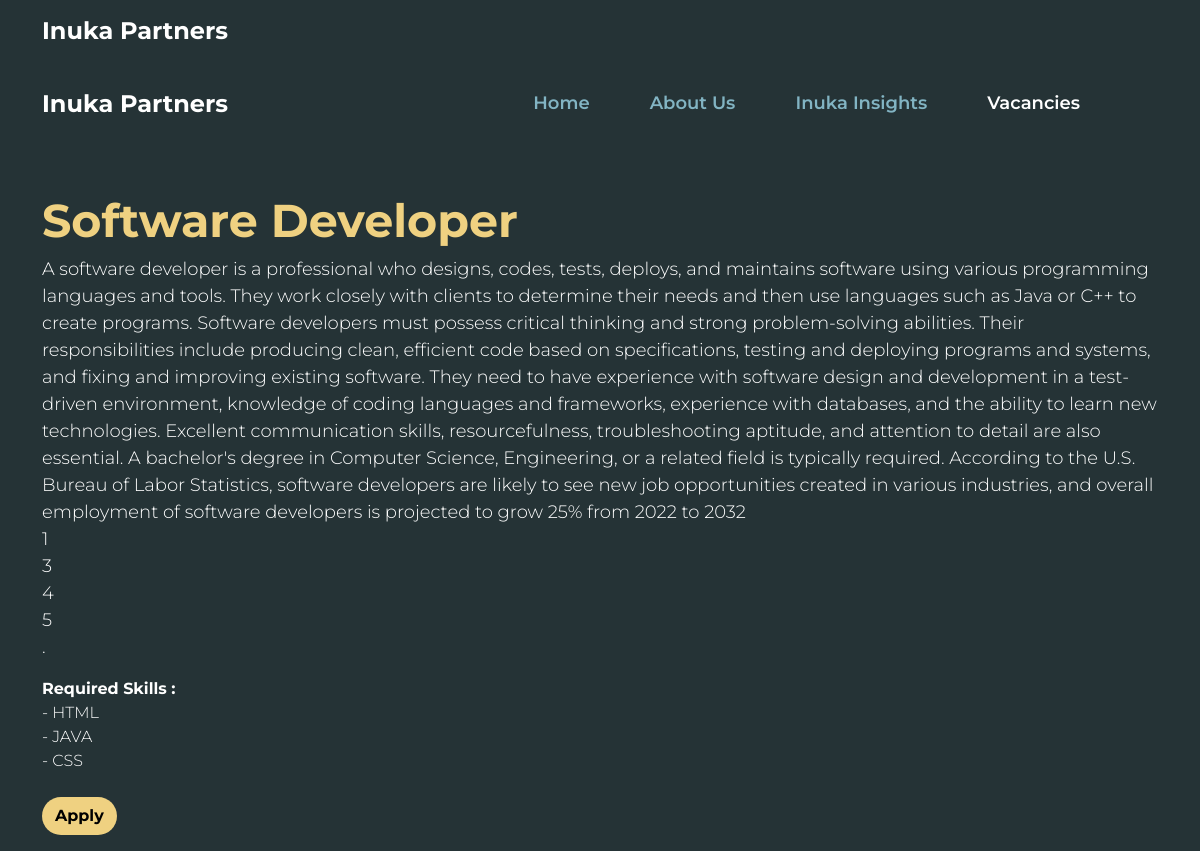
Screenshot of /view_job/1 with the database file from the repository.
### app/models.py (models this page shows)
class Job(db.Model):
    id = db.Column(db.Integer, primary_key=True)
    title = db.Column(db.String(50))
    title_2 = db.Column(db.String(50))
    description = db.Column(db.String(255))
    short_description = db.Column(db.String(100))
    skills = db.Column(db.String(500))
    applicants = db.relationship('Applicant', backref='job', lazy=True)
    questions = db.relationship('Question', backref='job', lazy=True)

### app/routes.py (the view)
@app.route('/view_job/<int:job_id>')
def view_job(job_id):
    job = Job.query.get(job_id)
    return render_template('view_job.html', job=job)

### app/templates/view_job.html (shortened to what this page needs)
<!DOCTYPE html>
<html lang="en">
<head>
    <link href="https://cdn.jsdelivr.net/npm/bootstrap@5.3.0/dist/css/bootstrap.min.css" rel="stylesheet">
    <link href="/static/css/templatemo-festava-live.css" rel="stylesheet">
    <link href="/static/css/dashboard.css" rel="stylesheet">
</head>
<nav class="navbar navbar-expand-lg">
    <div class="container">
        <a class="navbar-brand" href="index.html">
            Inuka Partners
        </a>
    </div>
</nav>
<body>
    <nav class="navbar navbar-expand-lg">
        <div class="container">
            <a class="navbar-brand" href="index copy.html">
                Inuka Partners
            </a>
            <div class="collapse navbar-collapse" id="navbarNav" >
                <ul class="navbar-nav align-items-lg-center ms-auto me-lg-5">
                    <li class="nav-item">
                        <a class="nav-link " href="/" style="font-weight: 600;color: var(--inuka-blue);">Home</a>
                    </li>
                    <li class="nav-item">
                        <a class="nav-link"  href="/about" style="font-weight: 600;" >About Us</a>
                    </li>
                    <li class="nav-item">
                        <a class="nav-link" href="/inuka_insights" style="font-weight: 600;">Inuka Insights</a>
                    </li>
                    <li class="nav-item">
                        <a class="nav-link click-scroll" href="/contact" style="font-weight: 600;color: white;">Vacancies</a>
                    </li>
                </ul>
            </div>
        </div>
    </nav>
    <div class="container mt-5">
        <h2>{{job.title}}</h2>
        <p class="preserve-formatting" style="font-size: large;" >{{job.description}}</p>
        <p style="color: white; font-size: medium;">
            <strong style="color: white;">Required Skills :</strong>
            <br>
            {% if job.skills %}
                {% for skill in job.skills.split(',') %}
                    - {{ skill }}
                    <br>
                {% endfor %}
            {% else %}
                No skills specified
            {% endif %}
            <br>
            <a href="{{ url_for('application_form', job_id=job.id) }}" class="btn" style="background-color: #efd181; color: black; border-radius: 20px; font-weight: bold;">
                Apply
            </a>
        </p>
    </div>
</body>
</html>

### app/static/css/templatemo-festava-live.css (style rules this page uses)
:root { --white-color: #ffffff; --primary-color: #efd181; --secondary-color: #000000; --section-bg-color: #f0f8ff; --custom-btn-bg-color: #efd181; --custom-btn-bg-hover-color: #efd181; --dark-color: #000000; --p-color: #000000; --border-color: #7fffd4; --link-hover-color: #efd181; --inuka-color: #253336; --inuka-blue: #82b4c3; --body-font-family: 'Montserrat', sans-serif; --h1-font-size: 74px; --h2-font-size: 46px; --h3-font-size: 32px; --h4-font-size: 28px; --h5-font-size: 24px; --h6-font-size: 22px; --p-font-size: 18px; --btn-font-size: 14px; --copyright-font-size: 16px; --border-radius-large: 100px; --border-radius-medium: 20px; --border-radius-small: 10px; --font-weight-light: 300; --font-weight-normal: 400; --font-weight-bold: 700; }
body { background-color: var(--white-color); font-family: var(--body-font-family); }
h2, h3, h4, h5, h6 { color: var(--dark-color); }
h1, h2, h3, h4, h5, h6 { font-weight: var(--font-weight-bold); }
h2 { font-size: var(--h2-font-size); }
p { color: var(--p-color); font-size: var(--p-font-size); font-weight: var(--font-weight-light); }
ul li { color: var(--p-color); font-size: var(--p-font-size); font-weight: var(--font-weight-light); }
a, button { touch-action: manipulation; transition: all 0.3s; }
a { display: inline-block; color: var(--primary-color); text-decoration: none; }
b, strong { font-weight: var(--font-weight-bold); }
.navbar { background: transparent; z-index: 9; }
.navbar-brand, .navbar-brand:hover { color: var(--white-color); font-size: var(--h5-font-size); font-weight: var(--font-weight-bold); }
.navbar-expand-lg .navbar-nav .nav-link { border-radius: var(--border-radius-large); margin: 10px; padding: 10px 20px; }
.navbar-nav .nav-link { display: inline-block; color: var(--inuka-blue); font-size: var(--p-font-size); font-weight: var(--font-weight-light); font-family: var(--body-font-family); position: relative; padding-top: 15px; padding-bottom: 15px; }
.preserve-formatting { white-space: pre-line; }

### app/static/css/dashboard.css (style rules this page uses)
:root { --white-color: #ffffff; --primary-color: #F8CB2E; --secondary-color: #000000; --section-bg-color: #f0f8ff; --custom-btn-bg-color: #EE5007; --custom-btn-bg-hover-color: #c01f27; --dark-color: #000000; --p-color: #000000; --border-color: #7fffd4; --link-hover-color: #B22727; --inuka-color: #253336; --inuka-blue: #82b4c3; --body-font-family: 'Montserrat', sans-serif; --h1-font-size: 74px; --h2-font-size: 46px; --h3-font-size: 32px; --h4-font-size: 28px; --h5-font-size: 24px; --h6-font-size: 22px; --p-font-size: 18px; --btn-font-size: 14px; --copyright-font-size: 16px; --border-radius-large: 100px; --border-radius-medium: 20px; --border-radius-small: 10px; --font-weight-light: 300; --font-weight-normal: 400; --font-weight-bold: 700; }
body { background-color: #253336; }
h2 { color: #F8CB2E; font-family: 'Montserrat', sans-serif; }
li { color: white; }
p { color: white; font-family: 'Montserrat', sans-serif; }
.navbar-brand { color: white; font-family: 'Montserrat', sans-serif; }

### app/templates/view_job.html (style rules this page uses)
h2 { font-family: 'Montserrat', sans-serif; color: #efd181; }
.preserve-formatting { white-space: pre-line; }

### rows the page displays
Job: title "Software Developer", description "A software developer is a professional who designs, codes, tests, deploys, and maintains software using various programming languages and tools. They work closely with clients to determine their needs and then use languages such as Java or C++ to create programs. Software developers must possess critical thinking and strong problem-solving abilities. Their responsibilities include producing clean, efficient code based on specifications, testing and deploying programs and systems, and fixing and improving existing software. They need to have experience with software design and development in a test-driven environment, knowledge of coding languages and frameworks, experience with databases,…"

### other values shown
{{ skill }} "HTML" "JAVA" "CSS"
